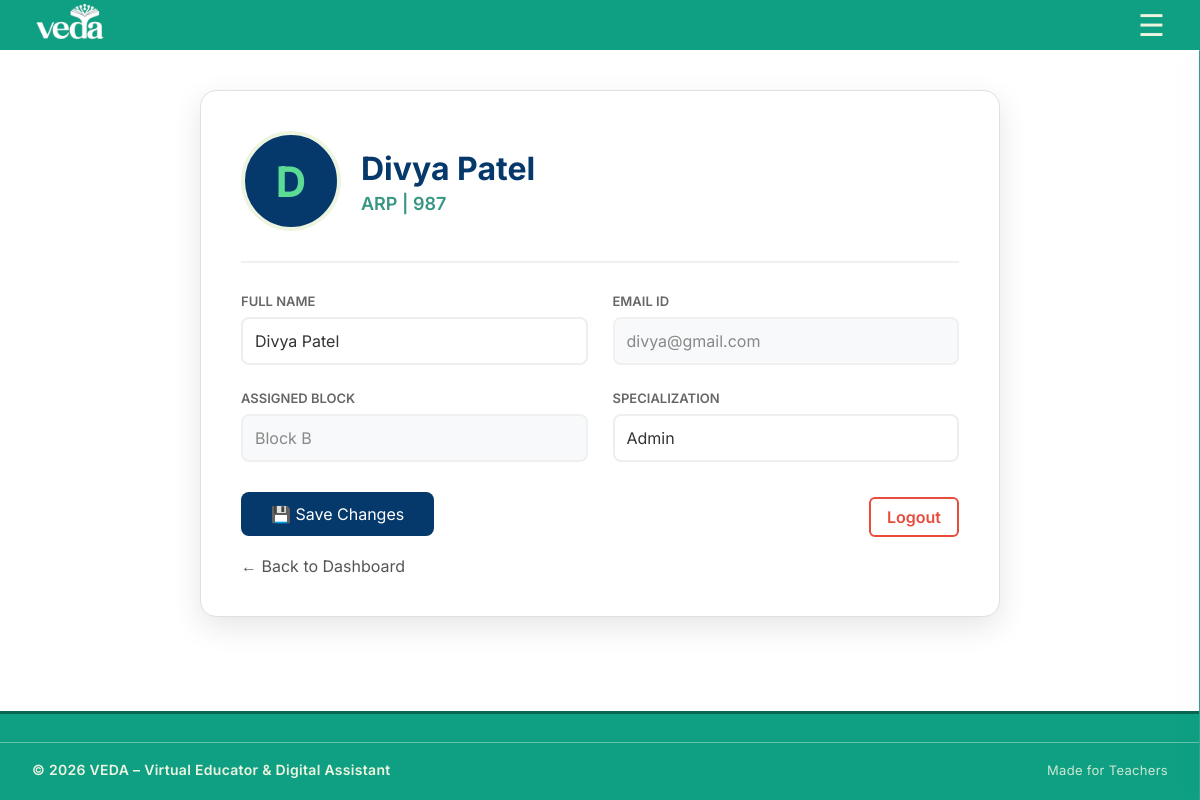
Page /profile (signed in) on the committed database.
### tables this page shows
CREATE TABLE arps(
            id INTEGER PRIMARY KEY AUTOINCREMENT,
            name TEXT NOT NULL,
            employee_id TEXT UNIQUE,
            email TEXT UNIQUE NOT NULL,
            password TEXT NOT NULL,
            assigned_block TEXT,
            specialization TEXT
        );

### API_routes/profile.py (the view)
@router.get("/profile")
async def view_profile(request: Request):
    user_session = request.session.get("user")
    if not user_session:
        return RedirectResponse(url="/login")
    role = user_session["role"]
    employee_id = user_session["username"]
    conn = get_connection()
    conn.row_factory = lambda cursor, row: {col[0]: row[idx] for idx, col in enumerate(cursor.description)}
    cursor = conn.cursor()
    user_data = None
    try:
        if role == "teacher":
            cursor.execute("SELECT * FROM teachers WHERE employee_id = ?", (employee_id,))
        elif role == "crp":
            cursor.execute("SELECT * FROM crps WHERE employee_id = ?", (employee_id,))
        elif role == "brp":
            cursor.execute("SELECT * FROM brps WHERE employee_id = ?", (employee_id,))
        elif role == "arp":
            cursor.execute("SELECT * FROM arps WHERE employee_id = ?", (employee_id,))
        user_data = cursor.fetchone()
    except Exception as e:
        print(f"Profile Error: {e}")
    finally:
        conn.close()
    if not user_data:
        return RedirectResponse(url="/login?error=ProfileNotFound")
    return templates.TemplateResponse("profile.html", {
        "request": request,
        "user": user_session,
        "profile": user_data,
        "role": role.upper()
    })

### templates/profile.html (shortened to what this page needs)
{% extends "base.html" %}
{% block content %}
<div class="page-wrapper" style="padding-top: 50px;">
    <div class="profile-container">
        <div class="profile-header">
            <div class="avatar-circle-large">
                {{ profile.name[0] | upper }}
            </div>
            <div class="profile-title">
                <h2>{{ profile.name }}</h2>
                <p>{{ role }} | {{ profile.employee_id }}</p>
            </div>
        </div>
        <form action="/profile/update" method="POST">
            <div class="form-grid">
                <div class="form-group">
                    <label>Full Name</label>
                    <input type="text" name="name" class="form-control" value="{{ profile.name }}" required>
                </div>
                <div class="form-group">
                    <label>Email ID</label>
                    <input type="email" class="form-control" value="{{ profile.email }}" readonly>
                </div>
                {% if role == 'TEACHER' %}
                    <div class="form-group">
                        <label>School UDISE</label>
                        <input type="text" class="form-control" value="{{ profile.school_udise }}" readonly>
                    </div>
                    <div class="form-group">
                        <label>Preferred Language</label>
                        <select name="preferred_language" class="form-control">
                            <option value="english" {% if profile.preferred_language == 'english' %}selected{% endif %}>English</option>
                            <option value="hindi" {% if profile.preferred_language == 'hindi' %}selected{% endif %}>Hindi</option>
                            <option value="marathi" {% if profile.preferred_language == 'marathi' %}selected{% endif %}>Marathi</option>
                        </select>
                    </div>
                    <div class="form-group">
                        <label>Subjects</label>
                        <input type="text" name="subjects" class="form-control" value="{{ profile.subjects }}">
                    </div>
                    <div class="form-group">
                        <label>Classes</label>
                        <input type="text" name="classes" class="form-control" value="{{ profile.classes }}">
                    </div>
                {% elif role == 'ARP' %}
                    <div class="form-group">
                        <label>Assigned Block</label>
                        <input type="text" class="form-control" value="{{ profile.assigned_block }}" readonly>
                    </div>
                    <div class="form-group">
                        <label>Specialization</label>
                        <input type="text" name="specialization" class="form-control" value="{{ profile.specialization }}">
                    </div>
                {% endif %}
            </div>
            <button type="submit" class="btn-save">💾 Save Changes</button>
            <a href="/logout" class="logout-btn">Logout</a>
        </form>
        <div style="margin-top: 20px;">
            {% if role == 'TEACHER' %}
            <a href="/teacher" style="text-decoration: none; color: #555;">← Back to Dashboard</a>
            {% else %}
            <a href="/{{ role|lower }}" style="text-decoration: none; color: #555;">← Back to Dashboard</a>
            {% endif %}
        </div>
    </div>
</div>
{% endblock %}

### static/css/layout.css (style rules this page uses)
* { box-sizing: border-box; margin: 0; padding: 0; font-family: 'Inter', sans-serif; }
body { min-height: 100vh; background:#ffffff !important; color: #056b64; max-width: 100%; height: 100%; display: flex; flex-direction: column; }
.page-wrapper { flex:1; }

### templates/profile.html (style rules this page uses)
.profile-container { max-width: 800px; margin: 40px auto; background: white; padding: 40px; border-radius: 16px; box-shadow: 0 10px 30px rgba(0, 0, 0, 0.1); border: 1px solid #e0e0e0; }
.profile-header { display: flex; align-items: center; gap: 20px; border-bottom: 2px solid #f0f0f0; padding-bottom: 30px; margin-bottom: 30px; }
.avatar-circle-large { width: 100px; height: 100px; background: #05386B; color: #5CDB95; font-size: 42px; font-weight: bold; display: flex; align-items: center; justify-content: center; border-radius: 50%; border: 4px solid #EDF5E1; }
.profile-title h2 { margin: 0; font-size: 32px; color: #05386B; }
.profile-title p { margin: 5px 0 0; color: #379683; font-weight: 600; font-size: 18px; }
.form-grid { display: grid; grid-template-columns: 1fr 1fr; gap: 25px; }
.form-group label { display: block; font-size: 13px; color: #666; margin-bottom: 8px; font-weight: 600; text-transform: uppercase; }
.form-control { width: 100%; padding: 12px; border: 2px solid #eee; border-radius: 8px; font-size: 16px; color: #333; transition: border-color 0.3s; }
.form-control[readonly] { background-color: #f8f9fa; color: #888; cursor: not-allowed; border-color: #f0f0f0; }
.btn-save { background-color: #05386B; color: white; border: none; padding: 12px 30px; border-radius: 8px; font-size: 16px; cursor: pointer; margin-top: 30px; transition: background 0.3s; }
.logout-btn { float: right; margin-top: 35px; color: #e74c3c; text-decoration: none; font-weight: 600; border: 2px solid #e74c3c; padding: 8px 16px; border-radius: 6px; transition: all 0.3s; }

### rows in the picture
arps: name "D", name "Divya Patel", employee_id "987", email "divya@gmail.com", assigned_block "Block B", specialization "Admin"

### other values in the picture
{{ role }} "ARP"
